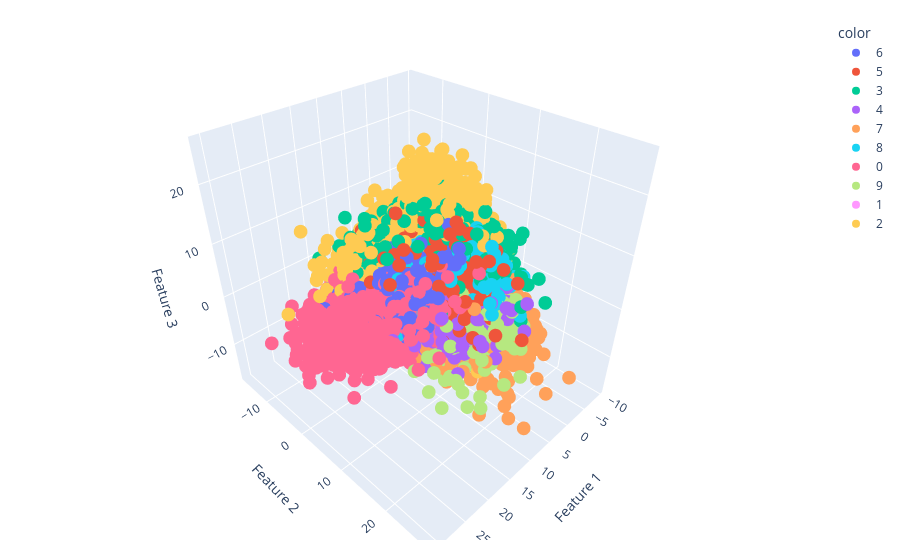

This figure's notebook cell:
### Code cell
import plotly.express as px

# Convert labels to string so Plotly treats them as discrete categories
y_train_trf = y_train.astype(str)

# 1. Use scatter_3d for 3-axis plots
fig = px.scatter_3d(
    x=X_train_trf[:, 0],
    y=X_train_trf[:, 1],
    z=X_train_trf[:, 2],
    color=y_train_trf,  # Included to display your transformed labels
    labels={"x": "Feature 1", "y": "Feature 2", "z": "Feature 3"},
)

# 2. Call update_layout separately with the correct 'margin' spelling
fig.update_layout(margin=dict(l=20, r=20, t=20, b=20))

fig.show()

### Figure 1 — Plotly figure (JSON) as saved in the notebook; plotly's stock layout.template omitted (floating-point values rounded to 4 significant figures; data arrays with more than 128 entries replaced by an {"elided": "..."} marker saying what was removed)
{"data": [{"hovertemplate": "color=6<br>Feature 1=%{x}<br>Feature 2=%{y}<br>Feature 3=%{z}<extra></extra>", "legendgroup": "6", "marker": {"color": "#636efa", "symbol": "circle"}, "mode": "markers", "name": "6", "scene": "scene", "showlegend": true, "type": "scatter3d", "x": {"elided": "3352 float values"}, "y": {"elided": "3352 float values"}, "z": {"elided": "3352 float values"}}, {"hovertemplate": "color=5<br>Feature 1=%{x}<br>Feature 2=%{y}<br>Feature 3=%{z}<extra></extra>", "legendgroup": "5", "marker": {"color": "#EF553B", "symbol": "circle"}, "mode": "markers", "name": "5", "scene": "scene", "showlegend": true, "type": "scatter3d", "x": {"elided": "3093 float values"}, "y": {"elided": "3093 float values"}, "z": {"elided": "3093 float values"}}, {"hovertemplate": "color=3<br>Feature 1=%{x}<br>Feature 2=%{y}<br>Feature 3=%{z}<extra></extra>", "legendgroup": "3", "marker": {"color": "#00cc96", "symbol": "circle"}, "mode": "markers", "name": "3", "scene": "scene", "showlegend": true, "type": "scatter3d", "x": {"elided": "3414 float values"}, "y": {"elided": "3414 float values"}, "z": {"elided": "3414 float values"}}, {"hovertemplate": "color=4<br>Feature 1=%{x}<br>Feature 2=%{y}<br>Feature 3=%{z}<extra></extra>", "legendgroup": "4", "marker": {"color": "#ab63fa", "symbol": "circle"}, "mode": "markers", "name": "4", "scene": "scene", "showlegend": true, "type": "scatter3d", "x": {"elided": "3233 float values"}, "y": {"elided": "3233 float values"}, "z": {"elided": "3233 float values"}}, {"hovertemplate": "color=7<br>Feature 1=%{x}<br>Feature 2=%{y}<br>Feature 3=%{z}<extra></extra>", "legendgroup": "7", "marker": {"color": "#FFA15A", "symbol": "circle"}, "mode": "markers", "name": "7", "scene": "scene", "showlegend": true, "type": "scatter3d", "x": {"elided": "3508 float values"}, "y": {"elided": "3508 float values"}, "z": {"elided": "3508 float values"}}, {"hovertemplate": "color=8<br>Feature 1=%{x}<br>Feature 2=%{y}<br>Feature 3=%{z}<extra></extra>", "legendgroup": "8", "marker": {"color": "#19d3f3", "symbol": "circle"}, "mode": "markers", "name": "8", "scene": "scene", "showlegend": true, "type": "scatter3d", "x": {"elided": "3228 float values"}, "y": {"elided": "3228 float values"}, "z": {"elided": "3228 float values"}}, {"hovertemplate": "color=0<br>Feature 1=%{x}<br>Feature 2=%{y}<br>Feature 3=%{z}<extra></extra>", "legendgroup": "0", "marker": {"color": "#FF6692", "symbol": "circle"}, "mode": "markers", "name": "0", "scene": "scene", "showlegend": true, "type": "scatter3d", "x": {"elided": "3316 float values"}, "y": {"elided": "3316 float values"}, "z": {"elided": "3316 float values"}}, {"hovertemplate": "color=9<br>Feature 1=%{x}<br>Feature 2=%{y}<br>Feature 3=%{z}<extra></extra>", "legendgroup": "9", "marker": {"color": "#B6E880", "symbol": "circle"}, "mode": "markers", "name": "9", "scene": "scene", "showlegend": true, "type": "scatter3d", "x": {"elided": "3350 float values"}, "y": {"elided": "3350 float values"}, "z": {"elided": "3350 float values"}}, {"hovertemplate": "color=1<br>Feature 1=%{x}<br>Feature 2=%{y}<br>Feature 3=%{z}<extra></extra>", "legendgroup": "1", "marker": {"color": "#FF97FF", "symbol": "circle"}, "mode": "markers", "name": "1", "scene": "scene", "showlegend": true, "type": "scatter3d", "x": {"elided": "3775 float values"}, "y": {"elided": "3775 float values"}, "z": {"elided": "3775 float values"}}, {"hovertemplate": "color=2<br>Feature 1=%{x}<br>Feature 2=%{y}<br>Feature 3=%{z}<extra></extra>", "legendgroup": "2", "marker": {"color": "#FECB52", "symbol": "circle"}, "mode": "markers", "name": "2", "scene": "scene", "showlegend": true, "type": "scatter3d", "x": {"elided": "3331 float values"}, "y": {"elided": "3331 float values"}, "z": {"elided": "3331 float values"}}], "layout": {"legend": {"title": {"text": "color"}, "tracegroupgap": 0}, "margin": {"b": 20, "l": 20, "r": 20, "t": 20}, "scene": {"domain": {"x": [0, 1], "y": [0, 1]}, "xaxis": {"title": {"text": "Feature 1"}}, "yaxis": {"title": {"text": "Feature 2"}}, "zaxis": {"title": {"text": "Feature 3"}}}}}
